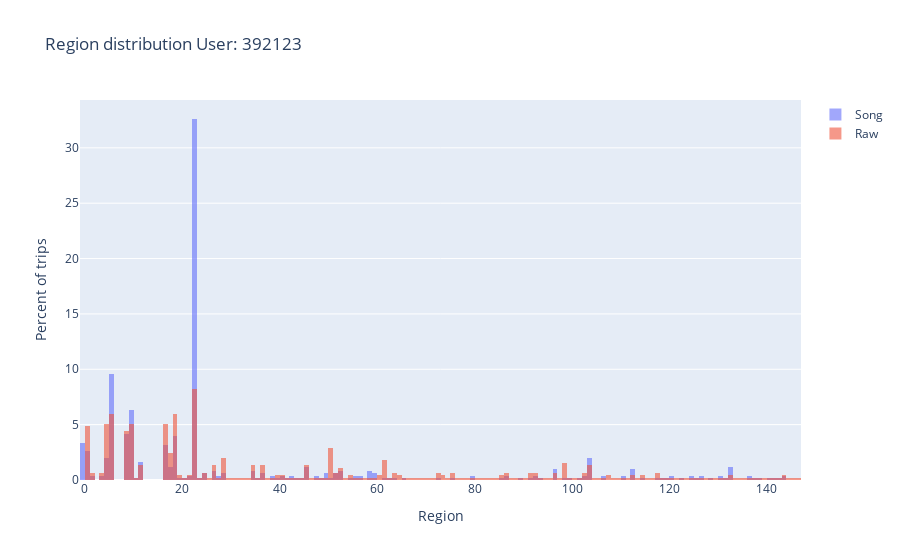

This figure's notebook cell:
### Code cell
trace1 = go.Histogram(
    x=song_user['region'],
    opacity=0.6,
    name='Song',
    xbins=dict(
        start=-1.0,
        end=raw_user['region'].max(),
        size=1
    ),
    histnorm='percent'
)
trace2 = go.Histogram(
    x=raw_user['region'],
    opacity=0.6,
    name = 'Raw',
    xbins=dict(
        start=-1.0,
        end=raw_user['region'].max(),
        size=1
    ),
    histnorm='percent'
)
data = [trace1, trace2]
layout = go.Layout(
    title='Region distribution User: ' + str(USERID),
    xaxis=dict(
        title='Region'
    ),
    yaxis=dict(
        title='Percent of trips'
    ),
    barmode='overlay'
)
fig = go.Figure(data=data, layout=layout)
fig.show()

### Figure 1 — Plotly figure (JSON) as saved in the notebook; plotly's stock layout.template omitted (floating-point values rounded to 4 significant figures; data arrays with more than 128 entries replaced by an {"elided": "..."} marker saying what was removed)
{"data": [{"histnorm": "percent", "name": "Song", "opacity": 0.6, "type": "histogram", "x": {"elided": "503 int values"}, "xbins": {"end": 147, "size": 1, "start": -1}}, {"histnorm": "percent", "name": "Raw", "opacity": 0.6, "type": "histogram", "x": {"elided": "452 int values"}, "xbins": {"end": 147, "size": 1, "start": -1}}], "layout": {"barmode": "overlay", "title": {"text": "Region distribution User: 392123"}, "xaxis": {"title": {"text": "Region"}}, "yaxis": {"title": {"text": "Percent of trips"}}}}
